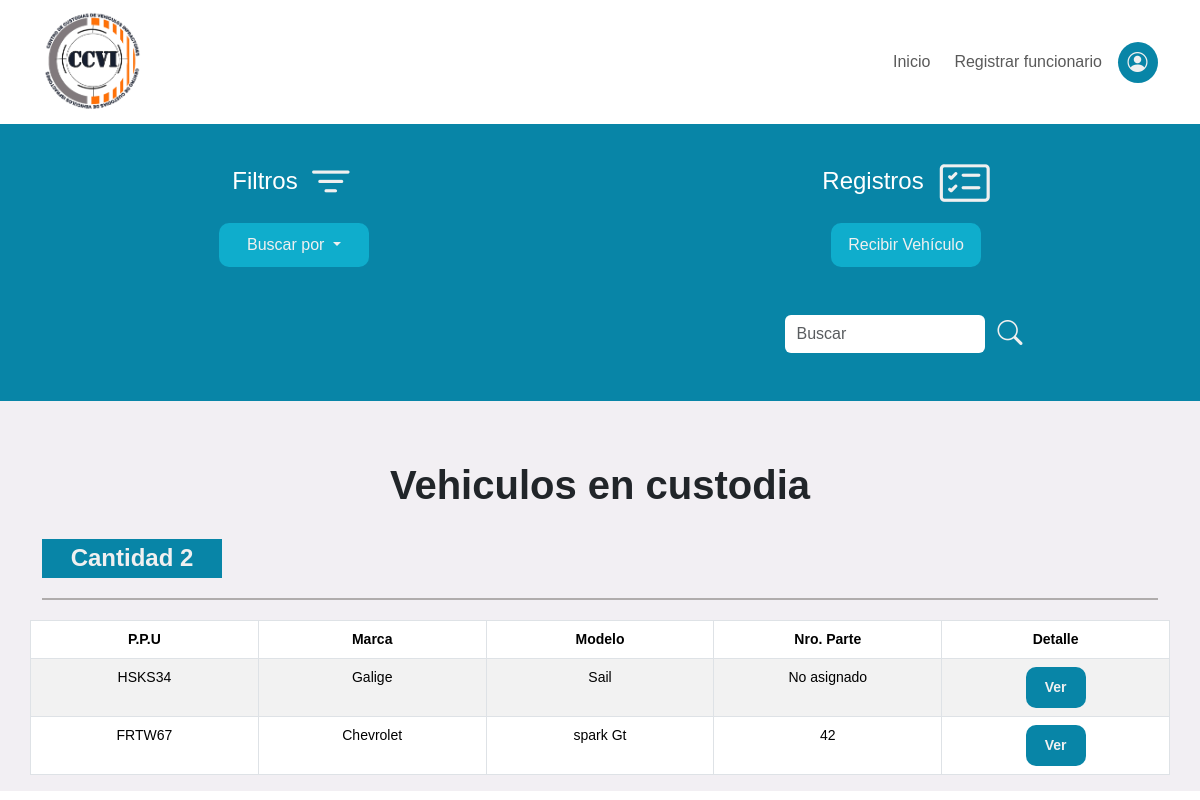
The page /home/ (signed in) on the database as committed earlier.
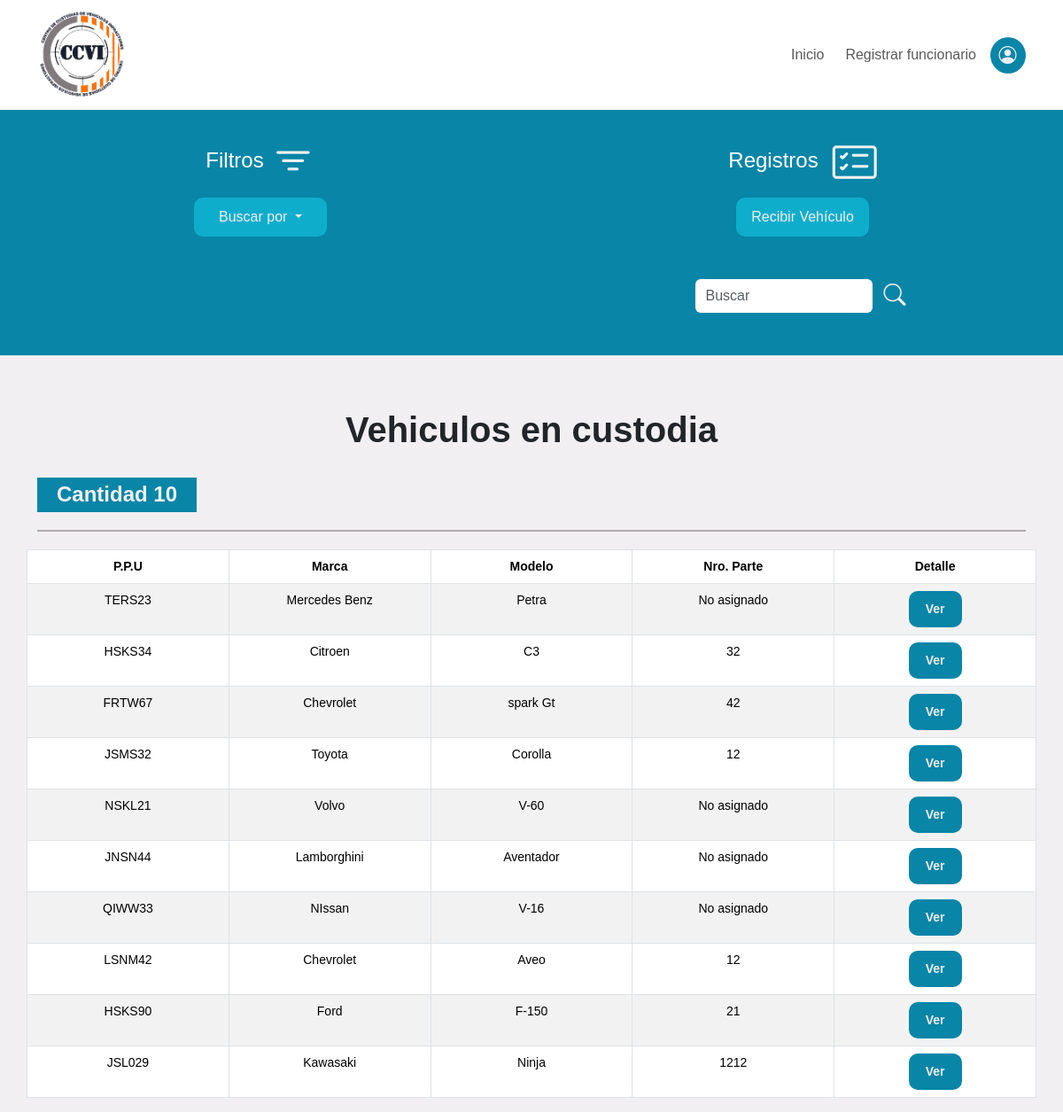
The same page on the database as committed later.
### core/models.py (models this page shows, shortened)
class Vehiculo(models.Model):
    tipo = models.CharField(max_length=60, choices=CHOICES_TIPO)
    marca = models.CharField(max_length=60)
    modelo = models.CharField(max_length=60)
    placa_patente = models.CharField(max_length=6, unique=True)
    año = models.IntegerField()
    color = models.CharField(max_length=40)
    imagen = models.ImageField(upload_to='vehiculos')
    motivo = models.CharField(max_length=100, choices=CHOICES_MOTIVO)
    disposicion = models.ForeignKey(Tribunal, to_field='nombre', on_delete=models.RESTRICT, verbose_name='Disposición')
    fecha_ingreso = models.DateTimeField(verbose_name='Fecha de ingreso')
    numero_de_parte = models.IntegerField(blank=True, null=True, verbose_name='Número parte')
    numero_de_oficio = models.IntegerField(blank=True, null=True, verbose_name='Número oficio')
    acta_entrega = models.CharField(max_length=2, choices=ACTA_ENTREGA)
    observaciones = models.TextField(blank=True, default='Sin observaciones')
    entregado = models.BooleanField(default=False)
    registro_propietario = models.BooleanField(default=False)
    funcionario_receptor = models.ForeignKey(User, on_delete=models.RESTRICT, null=True, related_name='funcionario_receptor')
    funcionario_entrega = models.ForeignKey(User, on_delete=models.RESTRICT, null=True, blank=True, related_name='funcionario_entrega')
    class Meta:
        verbose_name = 'Vehículo'
        verbose_name_plural = 'Vehículos'

### core/views.py (the view)
# urls.py: path('', Index.as_view(), name='home'),
@method_decorator(login_required, name='dispatch')
class Index(ListView):
    model = Vehiculo
    template_name = 'index.html'
    def get_context_data(self, **kwargs):
        context = super().get_context_data(**kwargs)
        vehiculos = Vehiculo.objects.filter(entregado=False).order_by('-fecha_ingreso') # Ordenamos por fecha_ingreso (de forma inversa)
        cantidad_vehiculos = vehiculos.count() #Count devuelve un tipo de dato int
        busqueda = self.request.GET.get("buscar")
        page = self.request.GET.get('page', 1)
        try:
            paginador = Paginator(vehiculos, 10)
            vehiculos = paginador.page(page)
        except:
            raise Http404
        if busqueda:
            vehiculos = Vehiculo.objects.filter( Q(entregado=False), Q(placa_patente__icontains=busqueda) | Q(marca__icontains=busqueda) |
            Q(numero_de_parte__icontains=busqueda) | Q(modelo__icontains=busqueda) | Q(tipo__icontains=busqueda) )
            cantidad_vehiculos = vehiculos.count()
        context['entity'] = vehiculos
        context['cantidad'] =  cantidad_vehiculos
        context['paginator'] = paginador
        return context

### core/templates/index.html (shortened to what this page needs)
{% extends 'layout_core/layout_core.html' %}
{% block content %}
{% include 'partials/sub_navbar.html' %}
{% if entity %}
<div class="container mt-4">
    <h1 class="titulo_index text-center">Vehiculos en custodia</h1>
    <h4 class="cantidad_vehiculos_index text-center">Cantidad {{ cantidad }}</h4>
    <div class="separator"></div>
    <div class="row">
        <table class="table table-striped table-hover table-bordered small" width="100%">
            <thead>
                <tr class="text-center">
                    <th class="col-1">P.P.U</th>
                    <th class="col-1">Marca</th>
                    <th class="col-1">Modelo</th>
                    <th class="col-1">Nro. Parte </th>
                    <th class="col-1">Detalle</th>
                </tr>
            </thead>
            <tbody>
                {% for vehiculo in entity %}
                    <tr class="text-center">
                        <td class="">{{ vehiculo.placa_patente }}</td>
                        <td>{{ vehiculo.marca }}</td>
                        <td>{{ vehiculo.modelo }}</td>
                        {% if vehiculo.numero_de_parte %}
                            <td>{{ vehiculo.numero_de_parte }}</td>
                        {% else %}
                            <td>No asignado</td>
                        {% endif %}
                        <td>
                            <a href="{% url 'detalle_vehiculo' vehiculo.id %}">
                                <Button class="boton_tribunales">Ver</Button>
                            </a>
                        </td>
                    </tr>
                    {% endfor %}
            </tbody>
        </table>
    </div>
</div>
{% endif %}
{% endblock %}

### core/templates/layout_core/layout_core.html (shortened to what this page needs)
{% load static %}
<!DOCTYPE html>
<html lang="es">
<head>
    <link href="https://cdn.jsdelivr.net/npm/bootstrap@5.3.1/dist/css/bootstrap.min.css" rel="stylesheet">
    <link rel="stylesheet" href="https://cdn.jsdelivr.net/npm/bootstrap-icons@1.10.5/font/bootstrap-icons.css">
    <link rel="stylesheet" href="{% static 'css/core.css' %}">
</head>
<body>
    <header>
        {% include 'partials/navbar.html' %}
    </header>
    <main class="bg_main">
        {% block content %} {% endblock %}
    </main>
</body>
</html>

### core/templates/partials/navbar.html (shortened to what this page needs)
{% load static %}
<nav class="navbar navbar-expand-lg p-1">
    <div class="container">
        <a class="navbar-brand" href="{% url 'home' %}">
            <img src="{% static 'images/logo_custodia.webp' %}" class="logo_nav" alt="Logo">
        </a>
        <div class="collapse navbar-collapse" id="navbarNav">
            <ul class="navbar-nav ms-auto d-flex align-items-center gap-2">
                <li class="nav-item">
                    <a class="nav-link" href="{% url 'home' %}">Inicio</a>
                </li>
                {% if user.is_superuser %}
                <li class="nav-item">
                    <a class="nav-link" href="{% url 'registrar_usuario' %}">Registrar funcionario</a>
                </li>
                {% endif %}
                <button class="boton_usuario_nav" type="button" data-bs-toggle="offcanvas" data-bs-target="#offcanvasRight" aria-controls="offcanvasRight">
                    <i class="bi bi-person-circle"></i>
                </button>
            </ul>
        </div>
    </div>
</nav>

### core/templates/partials/sub_navbar.html (shortened to what this page needs)
<div class="container-fluid p-0 bg_filtros">
    <div class="row pt-4">
        <div class="col col-lg-6 col-md-6 col-12 text-center">
            <div class="d-flex justify-content-center align-items-center gap-2">
                <p class="h4 text-white">Filtros</p>
                <i class="bi bi-filter icon_index"></i>
            </div>
            <div class="dropdown">
                <button type="button" class="buttons_index dropdown-toggle" data-bs-toggle="dropdown" aria-expanded="false">
                  Buscar por
                </button>
            </div>
        </div>
        <div class="col col-lg-6 col-md-6 col-12 text-center">
            <div class="d-flex justify-content-center align-items-center gap-3">
                <p class="h4 text-white">Registros</p>
                <i class="bi bi-card-checklist icon_index"></i>
            </div>
            <a href="{% url 'formulario_vehiculo' %}" class="text-white">
                <button class="buttons_index">Recibir Vehículo</button>
            </a>
            <form action="{% url 'home' %}" method="GET" class="mt-5 pb-5 d-flex justify-content-center gap-2">
                <input type="search" class="form-control input_search shadow-none" name="buscar" id="buscar" placeholder="Buscar">
                <button class="button_search"><i class="bi bi-search"></i></button>
            </form>
        </div>
    </div>
</div>

### static/css/core.css (style rules this page uses)
:root { --bg_fondo_page: #0885a7; --bg_search: #0fadcc; --blanco: #f0f0f0; --blancoFuente: #f2eff3; --fuente: Arial, "Helvetica Neue", Helvetica, sans-serif; }
* { padding: 0; box-sizing: border-box; font-family: var(--fuente); }
a { text-decoration: none; }
li { list-style: none; }
.logo_nav { width: 100px; }
.boton_usuario_nav { border: none; width: 40px; padding: 6px 1px 5px 0; border-radius: 50%; background-color: var(--bg_fondo_page); color: var(--blanco) }
.bi-person-circle { font-size: 20px; }
.bg_main { background-color: var(--blancoFuente); }
.bg_filtros { background-color: var(--bg_fondo_page); }
.input_search { width: 200px; border: none; }
.button_search { background-color: var(--bg_fondo_page); border: none; width: 35px; }
.button_search i { color: var(--blanco); font-size: 25px; }
.icon_index { font-size: 50px; color: var(--blanco); }
.buttons_index { background-color: var(--bg_search); border: none; width: 150px; padding: 10px; border-radius: 10px; color: var(--blanco); }
.titulo_index { margin: 60px 0 30px; font-weight: 600; }
.cantidad_vehiculos_index { background-color: var(--bg_fondo_page); width: 180px; padding: 5px; color: var(--blanco); font-weight: 600; }
.separator { width: 100%; height: 2px; background-color: rgb(176, 172, 172); margin: 20px 0; }
.boton_tribunales { background-color: var(--bg_fondo_page); border: none; width: 60px; padding: 10px; border-radius: 10px; color: var(--blanco); font-weight: 600; }

Rows that differ between the two databases and show on the page:
added Vehiculo: placa_patente "TERS23", marca "Mercedes Benz", modelo "Petra", shows "No asignado"
changed Vehiculo "HSKS34": marca "Galige" → "Citroen"; modelo "Sail" → "C3"; numero_de_parte (not shown) → "32"; no longer shows "No asignado"
added Vehiculo: placa_patente "JSMS32", marca "Toyota", modelo "Corolla", numero_de_parte "12"
added Vehiculo: placa_patente "NSKL21", marca "Volvo", modelo "V-60", shows "No asignado"
added Vehiculo: placa_patente "JNSN44", marca "Lamborghini", modelo "Aventador", shows "No asignado"
added Vehiculo: placa_patente "QIWW33", marca "NIssan", modelo "V-16", shows "No asignado"
added Vehiculo: placa_patente "LSNM42", marca "Chevrolet", modelo "Aveo", numero_de_parte "12"
added Vehiculo: placa_patente "HSKS90", marca "Ford", modelo "F-150", numero_de_parte "21"
added Vehiculo: placa_patente "JSL029", marca "Kawasaki", modelo "Ninja", numero_de_parte "1212"
Other text that changed with them:
{{ cantidad }}: "2" → "10"
